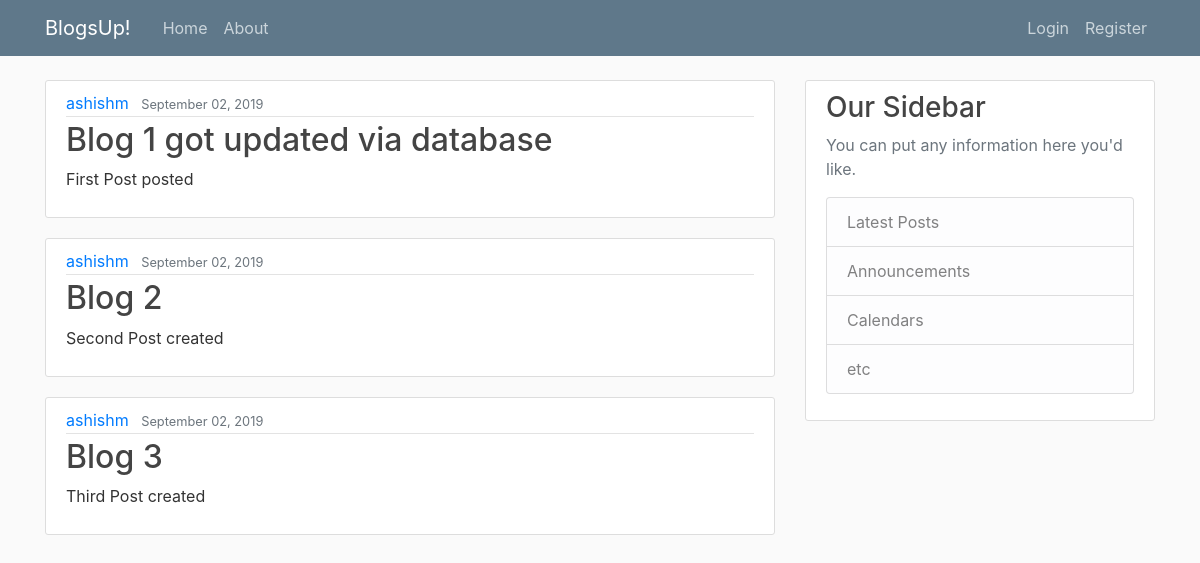
The page / on the database its author committed.
### blog/models.py (models this page shows, shortened)
class Post(models.Model):
	title = models.CharField(max_length=100)
	content = models.TextField()
	date_posted = models.DateTimeField(default = timezone.now)
	author = models.ForeignKey(User, on_delete= models.CASCADE) # on deletinf post will this be deleting user too

### blog/views.py (the view)
# urls.py: 2. Add a URL to urlpatterns:  path('', views.home, name='home')
def home(request):
	context = {
	'posts':  Post.objects.all(),#posts, # key (posts)
	}
	return render(request, 'blog/home.html',context) # we used sub folder name which we have created under templated folder i.e blog

### blog/templates/blog/home.html
 {%  extends "blog/base.html" %}
 {% block content %}
				{% for post in posts %}
					<article class="media content-section">
					  <div class="media-body">
					    <div class="article-metadata">
					      <a class="mr-2" href="#">{{ post.author }}</a>
					      <small class="text-muted">{{ post.date_posted|date:"F d, Y" }}</small>
					    </div>
					    <h2><a class="article-title" href="#">{{ post.title }}</a></h2>
					    <p class="article-content">{{ post.content }}</p>
					  </div>
				</article>
				{% endfor %}
{% endblock content %}

### blog/templates/blog/base.html (shortened to what this page needs)
{% load static %}
<!DOCTYPE html>
<html>
<head>
    <link rel="stylesheet" href="https://stackpath.bootstrapcdn.com/bootstrap/4.3.1/css/bootstrap.min.css">
    <link rel="stylesheet" type="text/css" href="{% static 'blog/main.css' %}">
</head>
<body>
		<header class="site-header">
		  <nav class="navbar navbar-expand-md navbar-dark bg-steel fixed-top">
		    <div class="container">
		      <a class="navbar-brand mr-4" href="{% url 'blog_home' %}">BlogsUp!</a>
		      <div class="collapse navbar-collapse" id="navbarToggle">
		        <div class="navbar-nav mr-auto">
		          <a class="nav-item nav-link" href="{% url 'blog_home' %}">Home</a>
		          <a class="nav-item nav-link" href="{% url 'blog_about' %}">About</a>
		        </div>
		        <div class="navbar-nav">
		          <a class="nav-item nav-link" href="#">Login</a>
		          <a class="nav-item nav-link" href="{% url 'register' %}">Register</a>
		        </div>
		      </div>
		    </div>
		  </nav>
</header>
		<main role="main" class="container">
		  <div class="row">
		    <div class="col-md-8">
		      {% block content %}{% endblock %}
		    </div>
		    <div class="col-md-4">
		      <div class="content-section">
		        <h3>Our Sidebar</h3>
		        <p class='text-muted'>You can put any information here you'd like.
		          <ul class="list-group">
		            <li class="list-group-item list-group-item-light">Latest Posts</li>
		            <li class="list-group-item list-group-item-light">Announcements</li>
		            <li class="list-group-item list-group-item-light">Calendars</li>
		            <li class="list-group-item list-group-item-light">etc</li>
		          </ul>
		        </p>
		      </div>
		    </div>
		  </div>
		</main>
</body>
</html>

### blog/static/blog/main.css (style rules this page uses)
body { background: #fafafa; color: #333333; margin-top: 5rem; }
h1, h2, h3, h4, h5, h6 { color: #444444; }
ul { margin: 0; }
.bg-steel { background-color: #5f788a; }
.site-header .navbar-nav .nav-link { color: #cbd5db; }
.content-section { background: #ffffff; padding: 10px 20px; border: 1px solid #dddddd; border-radius: 3px; margin-bottom: 20px; }
.article-title { color: #444444; }
.article-content { white-space: pre-line; }
.article-metadata { padding-bottom: 1px; margin-bottom: 4px; border-bottom: 1px solid #e3e3e3 }

### rows shown on the page
Post: author "ashishm", date_posted "September 02, 2019", title "Blog 1 got updated via database", content "First Post posted"
Post: author "ashishm", date_posted "September 02, 2019", title "Blog 2", content "Second Post created"
Post: author "ashishm", date_posted "September 02, 2019", title "Blog 3", content "Third Post created"
